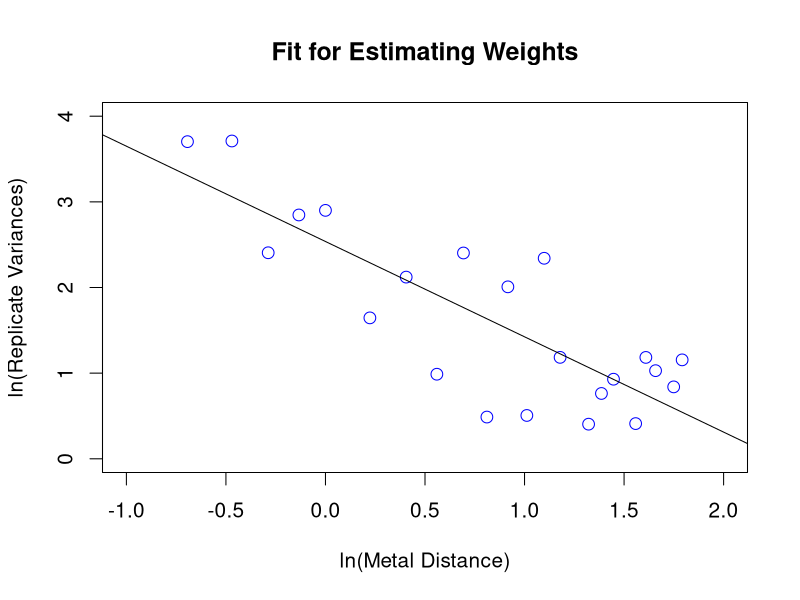
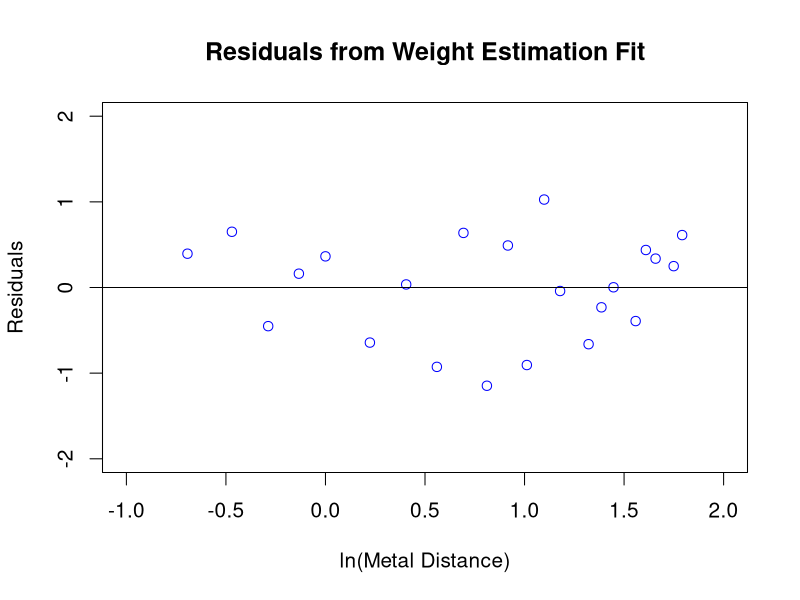
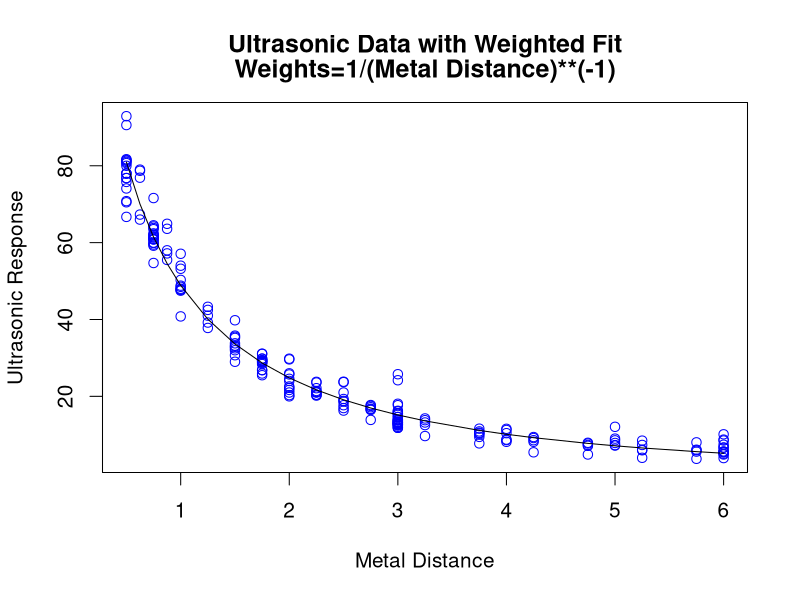
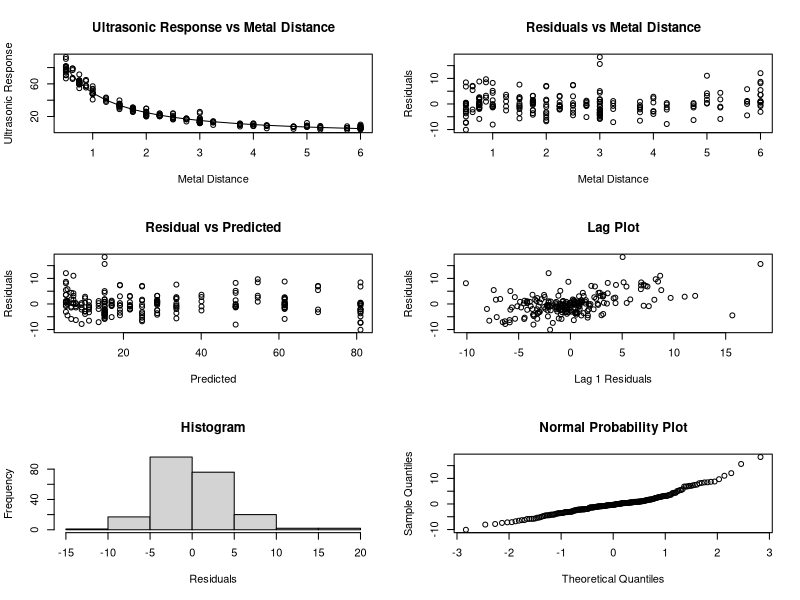
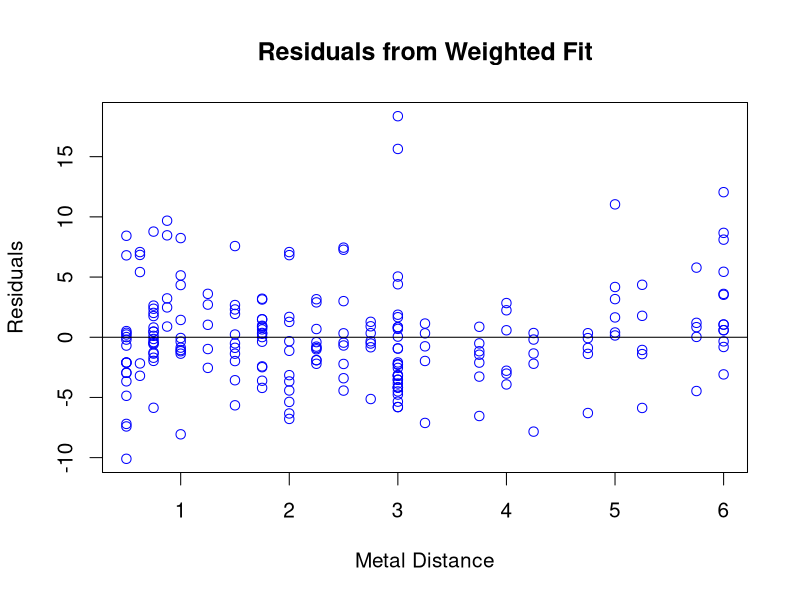

Recreate these plots in R, in order.
######################################################################
##
## regression-4.6.3.4.R
##
## AUTHOR:       Jolene Splett
## MODIFICATION: 2007 Apr 19
## HANDBOOK:     4.6.3.4. Weighting to Improve Fit   
## http://www.itl.nist.gov/div898/handbook/pmd/section6/pmd634.htm

######################################################################
##
## LEFT SIDE BAR:  Weighting

## Another approach when the assumption of constant variance of the 
## errors is violated is to perform a weighted fit. In a 
## <weighted fit 4.1.4.3>, we give less weight to the less precise 
## measurements and more weight to more precise measurements when 
## estimating the unknown parameters in the model.

## Create vector with dependent variable, ultrasonic response
resp = c( 92.9000,78.7000,64.2000,64.9000,57.1000,43.3000,31.1000,23.6000,
          31.0500,23.7750,17.7375,13.8000,11.5875,9.4125,7.7250,7.3500,
          8.0250,90.6000,76.9000,71.6000,63.6000,54.0000,39.2000,29.3000,
          21.4000,29.1750,22.1250,17.5125,14.2500,9.4500,9.1500,7.9125,
          8.4750,6.1125,80.0000,79.0000,63.8000,57.2000,53.2000,42.5000,
          26.8000,20.4000,26.8500,21.0000,16.4625,12.5250,10.5375,8.5875,
          7.1250,6.1125,5.9625,74.1000,67.3000,60.8000,55.5000,50.3000,
          41.0000,29.4000,20.4000,29.3625,21.1500,16.7625,13.2000,10.8750,
          8.1750,7.3500,5.9625,5.6250,81.5000,62.4000,32.5000,12.4100,
          13.1200,15.5600,5.6300,78.0000,59.9000,33.2000,13.8400,12.7500,
          14.6200,3.9400,76.8000,61.0000,32.9000,13.8700,11.8100,13.3100,
          5.4400,78.0000,63.5000,33.8000,12.5600,5.6300,12.7500,13.1200,
          5.4400,76.8000,60.0000,47.8000,32.0000,22.2000,22.5700,18.8200,
          13.9500,11.2500,9.0000,6.6700,75.8000,62.0000,48.8000,35.2000,  
          20.0000,20.3200,19.3100,12.7500,10.4200,7.3100,7.4200,70.5000,
          59.5000,48.5000,35.8000,21.0000,21.6700,21.0000,15.6400,8.1700,
          8.5500,10.1200,78.0000,66.0000,62.0000,58.0000,47.7000,37.8000,
          20.2000,21.0700,13.8700,9.6700,7.7600,5.4400,4.8700,4.0100,3.7500,
          24.1900,25.7600,18.0700,11.8100,12.0700,16.1200,70.8000,54.7000,
          48.0000,39.8000,29.8000,23.7000,29.6200,23.8100,17.7000,11.5500,
          12.0700,8.7400,80.7000,61.3000,47.5000,29.0000,24.0000,17.7000,
          24.5600,18.6700,16.2400,8.7400,7.8700,8.5100,66.7000,59.2000,
          40.8000,30.7000,25.7000,16.3000,25.9900,16.9500,13.3500,8.6200,
          7.2000,6.6400,13.6900,81.0000,64.5000,35.5000,13.3100,4.8700,
          12.9400,5.0600,15.1900,14.6200,15.6400,25.5000,25.9500,81.7000,
          61.6000,29.8000,29.8100,17.1700,10.3900,28.4000,28.6900,81.3000,
          60.9000,16.6500,10.0500,28.9000,28.9500)

## Create vector with independent variable, metal distance
dist = c(0.500,0.625,0.750,0.875,1.000,1.250,1.750,2.250,1.750,2.250,2.750,
         3.250,3.750,4.250,4.750,5.250,5.750,0.500,0.625,0.750,0.875,1.000,
         1.250,1.750,2.250,1.750,2.250,2.750,3.250,3.750,4.250,4.750,5.250,
         5.750,0.500,0.625,0.750,0.875,1.000,1.250,1.750,2.250,1.750,2.250,
         2.750,3.250,3.750,4.250,4.750,5.250,5.750,0.500,0.625,0.750,0.875,
         1.000,1.250,1.750,2.250,1.750,2.250,2.750,3.250,3.750,4.250,4.750,
         5.250,5.750,0.500,0.750,1.500,3.000,3.000,3.000,6.000,0.500,0.750,
         1.500,3.000,3.000,3.000,6.000,0.500,0.750,1.500,3.000,3.000,3.000,
         6.000,0.500,0.750,1.500,3.000,6.000,3.000,3.000,6.000,0.500,0.750,
         1.000,1.500,2.000,2.000,2.500,3.000,4.000,5.000,6.000,0.500,0.750,
         1.000,1.500,2.000,2.000,2.500,3.000,4.000,5.000,6.000,0.500,0.750,
         1.000,1.500,2.000,2.000,2.500,3.000,4.000,5.000,6.000,0.500,0.625,
         0.750,0.875,1.000,1.250,2.250,2.250,2.750,3.250,3.750,4.250,4.750,
         5.250,5.750,3.000,3.000,3.000,3.000,3.000,3.000,0.500,0.750,1.000,
         1.500,2.000,2.500,2.000,2.500,3.000,4.000,5.000,6.000,0.500,0.750,
         1.000,1.500,2.000,2.500,2.000,2.500,3.000,4.000,5.000,6.000,0.500,
         0.750,1.000,1.500,2.000,2.500,2.000,2.500,3.000,4.000,5.000,6.000,
         3.000,0.500,0.750,1.500,3.000,6.000,3.000,6.000,3.000,3.000,3.000, 
         1.750,1.750,0.500,0.750,1.750,1.750,2.750,3.750,1.750,1.750,0.500,
         0.750,2.750,3.750,1.750,1.750)

## Save data in a data frame and determine the number of observations
df = data.frame(resp,dist)
len = length(resp)

## specify axis labels and plot title
xax = "Metal Distance"
yax = "Ultrasonic Response"
ttl = "Ultrasonic Reference Block Data"

######################################################################
##
## LEFT SIDE BAR:  Finding an Appropriate Weight Function

## Techniques for determining an appropriate weight function were 
## discussed in detail in <Section 4.4.5.2.>

## In this case, we have replication in the data, so we can fit the 
## <power model 4.4.5.2>

##       \begin{array}{ccl} \ln{(\hat{\sigma}_i^2)} 
##        & = & \ln{(\gamma_1x_i^{\gamma_2})} \\ & & \\ \mbox{\hspace*{0.55in}} 
##        & = & \ln{(\gamma_1)} + \gamma_2\ln{(x_i}) \end{array} 

## to the variances from each set of replicates in the data and use 
## w_i = \frac{1}{x^{\hat{\gamma}_2}_i} for the weights.

######################################################################
##
## LEFT SIDE BAR:  Fit for Estimating Weights

## R was used to generate the following output for the fit of 
## ln(variances) against ln(means) for the replicate groups. 

##  Determine Weights
dfs = df[order(dist),]
d = by(dfs$dist,dfs$dist,mean)
s2 = by(dfs$resp,dfs$dist,var)
md = as.vector(d)
vresp = as.vector(s2)
lnmd = log(md)
lnvresp = log(vresp)
out2 = lm(lnvresp~lnmd)
summary(out2)

##> Call:
##> lm(formula = lnvresp ~ lnmd)

##> Residuals:
##>     Min      1Q  Median      3Q     Max 
##> -1.1471 -0.4365  0.0985  0.4271  1.0269 

##> Coefficients:
##>             Estimate Std. Error t value Pr(>|t|)    
##> (Intercept)   2.5369     0.1919   13.22 2.42e-11 ***
##> lnmd         -1.1128     0.1741   -6.39 3.11e-06 ***
##> ---
##> Signif. codes:  0 '***' 0.001 '**' 0.01 '*' 0.05 '.' 0.1 ' ' 1 

##> Residual standard error: 0.6099 on 20 degrees of freedom
##> Multiple R-Squared: 0.6712,     Adjusted R-squared: 0.6548 
##> F-statistic: 40.83 on 1 and 20 DF,  p-value: 3.106e-06 

##  Plot data and fitted line
par(mfrow=c(1,1),cex=1.25,ask=T)
plot(lnmd,lnvresp,xlim=c(-1,2),ylim=c(0,4),ylab="ln(Replicate Variances)",
     xlab="ln(Metal Distance)", main="Fit for Estimating Weights",
     cex=1.25,col="blue")
abline(reg=out2)

## The fit output and plot from the replicate variances against the 
## replicate means shows that the linear fit provides a reasonable fit, 
## with an estimated slope of -1.03.

## Based on this fit, we used an estimate of -1.0 for the exponent 
## in the weighting function. 

######################################################################
##
## LEFT SIDE BAR:  Residual Plot for Weight Function

## Plot residuals
par(mfrow=c(1,1),cex=1.25,ask=T)
plot(lnmd,out2$residuals, main="Residuals from Weight Estimation Fit",
     ylab="Residuals", xlab="ln(Metal Distance)",ylim=c(-2,2),
     xlim=c(-1,2), col="blue")
abline(h=0)

## The residual plot from the fit to determine an appropriate weighting 
## function reveals no obvious problems.

######################################################################
##
## LEFT SIDE BAR:  Numerical Output from Weighted Fit

## R was used to generate the following output for the weighted fit.

## Weighted regression analysis
w = 1/(dist**(-1))
outw = nls(~ sqrt(w)*(resp - exp(-b1*dist)/(b2 + b3*dist)),
           start=list(b1=.1,b2=.1,b3=.1))
outs = summary(outw)
outs

##> Formula: 0 ~ sqrt(w) * (resp - exp(-b1 * dist)/(b2 + b3 * dist))

##> Parameters:
##>     Estimate Std. Error t value Pr(>|t|)    
##> b1 0.1469999  0.0150471   9.769   <2e-16 ***
##> b2 0.0052801  0.0004021  13.131   <2e-16 ***
##> b3 0.0123875  0.0007362  16.826   <2e-16 ***
##> ---
##> Signif. codes:  0 '***' 0.001 '**' 0.01 '*' 0.05 '.' 0.1 ' ' 1 

##> Residual standard error: 4.111 on 211 degrees of freedom

##> Correlation of Parameter Estimates:
##>         b1      b2
##> b2  0.8134        
##> b3 -0.9448 -0.9287

## Save fit information for plotting
wpred = exp(-outs$parameters[1,1]*dist)/(outs$parameters[2,1] + 
        outs$parameters[3,1]*dist)
resid = resp - wpred
wresid = sqrt(w)*(resp-wpred)
wdfout = data.frame(wpred,dist)
wdfout = wdfout[order(dist),]

######################################################################
##
## LEFT SIDE BAR:  Plot of Predicted Values

## To assess the quality of the weighted fit, we first generate a plot 
## of the predicted line with the original data.

## Plot data with overlaid fitted curve
par(mfrow=c(1,1),cex=1.25,ask=T)
plot(dist,resp,xlab="Metal Distance", ylab="Ultrasonic Response",
     col="blue")
lines(wdfout$dist,wdfout$wpred)
title("Ultrasonic Data with Weighted Fit",line=2)
title("Weights=1/(Metal Distance)**(-1)",line=1)

## The plot of the predicted values with the data indicates a good fit. 
## The model for the weighted fit is

##       y = \frac{\exp(-0.147x)}{0.00528 + 0.0124x} 

######################################################################
##
## LEFT SIDE BAR:  6-Plot of Fit

## Residual 6-plot
par(mfrow=c(3,2),ask=T)
plot(dist,resp,xlab="Metal Distance", ylab="Ultrasonic Response",
     main="Ultrasonic Response vs Metal Distance")
lines(wdfout$dist,wdfout$wpred)
plot(dist,wresid,ylab="Residuals",xlab="Metal Distance",
     main="Residuals vs Metal Distance")
plot(wpred,wresid,ylab="Residuals",xlab="Predicted",
     main="Residual vs Predicted")
plot(wresid[2:len],wresid[1:len-1],ylab="Residuals",
     xlab="Lag 1 Residuals",main="Lag Plot")
hist(wresid,ylab="Frequency",xlab="Residuals",main="Histogram")
qqnorm(wresid,main="Normal Probability Plot")

## We need to verify that the weighted fit does not violate the 
## regression assumptions. The 6-plot indicates that the regression 
## assumptions are satisfied.

######################################################################
##
## LEFT SIDE BAR:  Plot of Residuals

## Enlarge residual plot
par(mfrow=c(1,1),cex=1.25,ask=T)
plot(dist,wresid,ylab="Residuals",xlab="Metal Distance",
     main="Residuals from Weighted Fit", col="blue")
abline(h=0)

## In order to check the assumption of equal error variances in more 
## detail, we generate a full-sized version of the residuals versus 
## the predictor variable. This plot suggests that the residuals now 
## have approximately equal variability.

######################################################################
## ================================================================ ##
######################################################################
